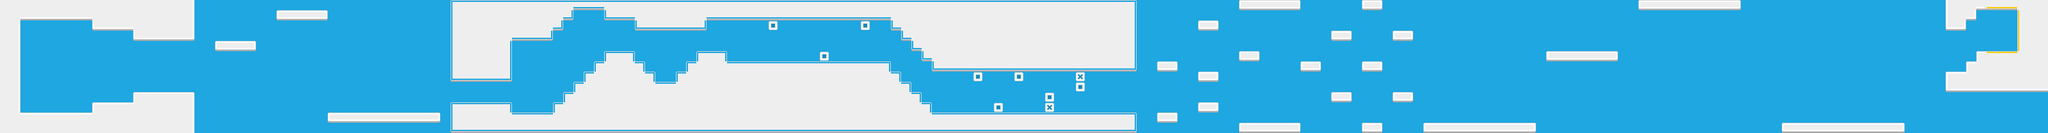

Rendered tile map (Tiled .tmx) drawn with the repository's tilesets; below, a short description and the map source with its tile grids summarised:
An orthogonal 200x13 tile map with 16x16 px tiles, 2 tile layers (Background, Tile Layer 2) and 85 objects.

<map version="1.0" orientation="orthogonal" renderorder="right-down" width="200" height="13" tilewidth="16" tileheight="16" nextobjectid="103">
 <tileset firstgid="1" name="UIpackSheet_transparent" tilewidth="16" tileheight="16" spacing="2" tilecount="990" columns="30">
  <image source="UIpackSheet_transparent.png" width="538" height="592" />
 </tileset>
 <layer name="Background" width="200" height="13">
  <data>[2600 cells, 2600 non-empty, 1 distinct tile ids]</data>
 </layer>
 <layer name="Tile Layer 2" width="200" height="13">
  <data>[2600 cells, 896 non-empty, 28 distinct tile ids]</data>
 </layer>
 <objectgroup name="Block" opacity="0.89">
  <object id="1" x="32" y="16" width="112" height="16" />
  <object id="3" x="144" y="32" width="64" height="16" />
  <object id="4" x="208" y="48" width="96" height="16" />
  <object id="5" x="32" y="176" width="112" height="16" />
  <object id="6" x="144" y="160" width="64" height="16" />
  <object id="7" x="208" y="144" width="96" height="16" />
  <object id="8" x="336" y="64" width="64" height="16" />
  <object id="9" x="432" y="16" width="80" height="16" />
  <object id="10" x="512" y="176" width="176" height="16" />
  <object id="13" x="704" y="0" width="16" height="112" />
  <object id="15" x="704" y="112" width="96" height="16" />
  <object id="16" x="704" y="160" width="16" height="48" />
  <object id="17" x="720" y="160" width="80" height="16" />
  <object id="18" x="800" y="176" width="64" height="16" />
  <object id="20" x="864" y="160" width="16" height="16" />
  <object id="21" x="880" y="144" width="16" height="16" />
  <object id="22" x="896" y="128" width="16" height="16" />
  <object id="23" x="912" y="112" width="16" height="16" />
  <object id="24" x="928" y="96" width="16" height="16" />
  <object id="25" x="944" y="80" width="48" height="16" />
  <object id="26" x="784" y="64" width="16" height="48" />
  <object id="27" x="800" y="48" width="64" height="16" />
  <object id="28" x="864" y="32" width="16" height="16" />
  <object id="29" x="880" y="16" width="16" height="16" />
  <object id="32" x="896" y="0" width="48" height="16" />
  <object id="33" x="944" y="16" width="48" height="16" />
  <object id="34" x="992" y="32" width="112" height="16" />
  <object id="35" x="992" y="96" width="16" height="16" />
  <object id="36" x="1008" y="112" width="16" height="16" />
  <object id="37" x="1024" y="128" width="32" height="16" />
  <object id="38" x="1056" y="112" width="16" height="16" />
  <object id="39" x="1072" y="96" width="16" height="16" />
  <object id="40" x="1088" y="80" width="48" height="16" />
  <object id="41" x="1104" y="16" width="288" height="16" />
  <object id="42" x="1200" y="32" width="16" height="16" />
  <object id="43" x="1344" y="32" width="16" height="16" />
  <object id="44" x="1280" y="80" width="16" height="16" />
  <object id="45" x="1136" y="96" width="256" height="16" />
  <object id="46" x="1392" y="112" width="16" height="16" />
  <object id="47" x="1408" y="128" width="16" height="16" />
  <object id="48" x="1424" y="144" width="16" height="16" />
  <object id="49" x="1440" y="160" width="16" height="16" />
  <object id="50" x="1392" y="32" width="16" height="16" />
  <object id="51" x="1408" y="48" width="16" height="16" />
  <object id="52" x="1424" y="64" width="16" height="16" />
  <object id="53" x="1440" y="80" width="16" height="16" />
  <object id="55" x="1456" y="176" width="320" height="16" />
  <object id="57" x="1552" y="160" width="16" height="16" />
  <object id="58" x="1456" y="96" width="320" height="16" />
  <object id="59" x="1520" y="112" width="16" height="16" />
  <object id="60" x="1584" y="112" width="16" height="16" />
  <object id="63" x="1808" y="96" width="32" height="16" />
  <object id="64" x="1808" y="176" width="32" height="16" />
  <object id="65" x="1872" y="160" width="32" height="16" />
  <object id="66" x="1872" y="112" width="32" height="16" />
  <object id="67" x="1872" y="32" width="32" height="16" />
  <object id="69" x="1936" y="80" width="32" height="16" />
  <object id="70" x="1936" y="0" width="96" height="16" />
  <object id="72" x="1936" y="192" width="96" height="16" />
  <object id="76" x="2032" y="96" width="32" height="16" />
  <object id="77" x="2080" y="48" width="32" height="16" />
  <object id="78" x="2128" y="0" width="32" height="16" />
  <object id="79" x="2176" y="48" width="32" height="16" />
  <object id="80" x="2128" y="96" width="32" height="16" />
  <object id="81" x="2080" y="144" width="32" height="16" />
  <object id="82" x="2176" y="144" width="32" height="16" />
  <object id="83" x="2128" y="192" width="32" height="16" />
  <object id="84" x="2224" y="192" width="176" height="16" />
  <object id="85" x="2560" y="0" width="160" height="16" />
  <object id="86" x="2784" y="192" width="192" height="16" />
  <object id="87" x="3040" y="0" width="16" height="48" />
  <object id="88" x="3040" y="112" width="16" height="32" />
  <object id="89" x="3056" y="128" width="144" height="16" />
  <object id="90" x="3056" y="112" width="16" height="16" />
  <object id="91" x="3072" y="96" width="16" height="16" />
  <object id="92" x="3088" y="80" width="16" height="16" />
  <object id="93" x="3056" y="32" width="16" height="16" />
  <object id="94" x="3072" y="16" width="16" height="16" />
  <object id="95" x="3088" y="0" width="16" height="16" />
  <object id="100" x="1632" y="144" width="16" height="32" />
  <object id="101" x="1680" y="112" width="16" height="32" />
  <object id="102" x="2416" y="80" width="112" height="16" />
 </objectgroup>
 <objectgroup name="Final">
  <object id="97" x="3104" y="0" width="48" height="16" />
  <object id="98" x="3152" y="16" width="16" height="64" />
  <object id="99" x="3104" y="80" width="48" height="16" />
 </objectgroup>
</map>
